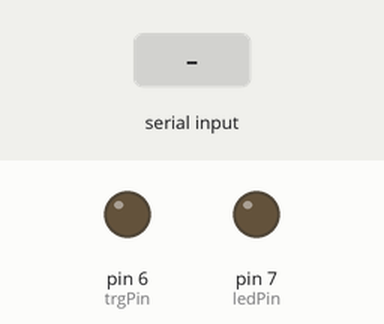
Bench run of a sketch on a simulated Arduino Uno, built with avr-gcc and run on an emulated ATmega328P. Shown: output pins drawn as LEDs (lit = HIGH). The test bench sets the inputs (shaded band).

Above: at 1.2 s.
1.3 s: "H" received over Serial
At 2.2 s:
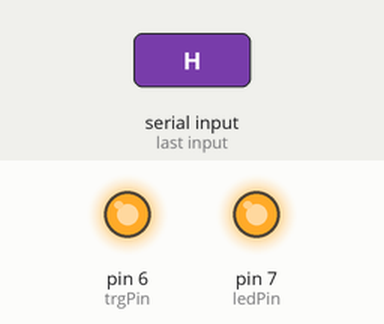
2.8 s: "L" received over Serial
At 3.3 s:
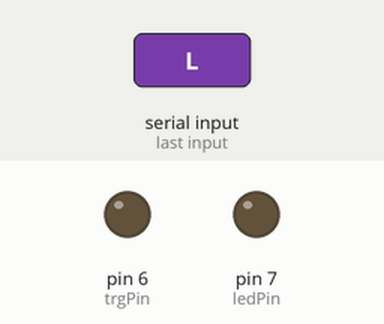
Timing chart, 0 to 5.8 s (numbered marks = the images above; inputs shaded):
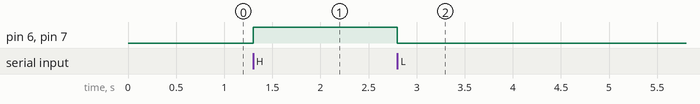

Measured:
- after the input at 1.3 s, pin 6 (trgPin), pin 7 (ledPin): LOW → HIGH at once
- after the input at 2.8 s, pin 6 (trgPin), pin 7 (ledPin): HIGH → LOW at once

The sketch:

Pageaux_USB_Trigger_Box.ino
```cpp
/* Send TTL triggers to equipment on reception of input on serial port
From host computer:
Send 'L' to turn output low
Send 'H' to turn output high
Date: 2025-05-01
Author: André Cyr
*/

int trgPin = 6;
int ledPin = 7;

void setup() {
  pinMode(trgPin,OUTPUT);
  pinMode(ledPin,OUTPUT);
  digitalWrite(trgPin,0);
  digitalWrite(ledPin,0);
  Serial.begin(1000000);
}

void loop() {
  while(Serial.available()){
    int incomingByte = Serial.read();
    switch(incomingByte){
      case 'L':
         digitalWrite(trgPin,0);
         digitalWrite(ledPin,0);
         break;
      case 'H':
        digitalWrite(trgPin,1);
        digitalWrite(ledPin,1);
        break;
      default:
        break;
    }
  }
}
```
